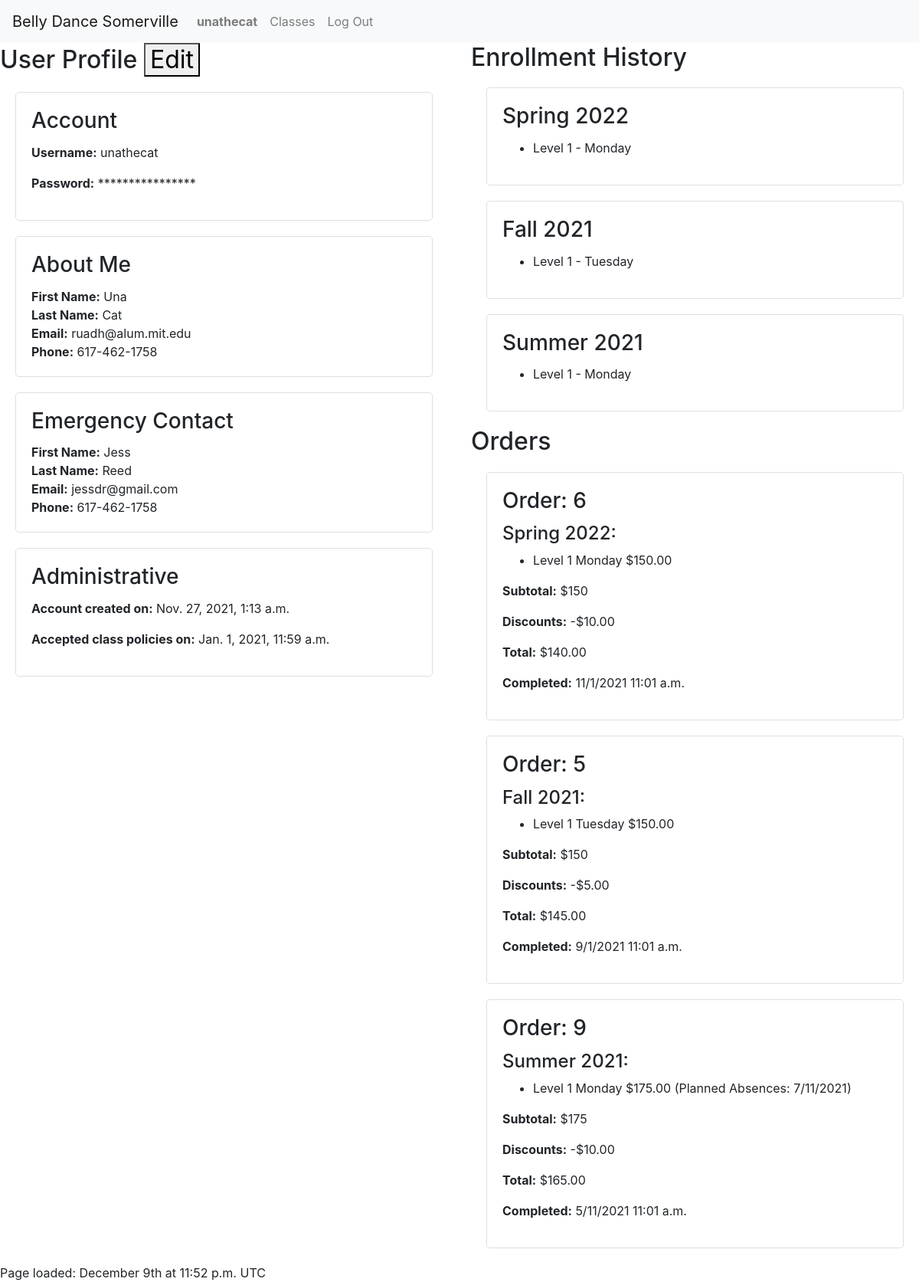
Screenshot of /users/32 (signed in) with the database file from the repository.
### enrollment/models.py (models this page shows, shortened)
class User(AbstractUser):
    timezone = models.CharField(max_length=32, choices=TIMEZONES,
                                default=settings.DEFAULT_TIMEZONE)
    first_name = models.CharField(max_length=128, null=False, blank=False)
    last_name = models.CharField(max_length=128, null=False, blank=False)
    email = models.EmailField(max_length=254, null=False, blank=False)
    phone = models.CharField(max_length=32, null=True, blank=True)
    emergency_first = models.CharField(max_length=128, null=True, blank=True)
    emergency_last = models.CharField(max_length=128, null=True, blank=True)
    emergency_email = models.EmailField(max_length=254, null=True, blank=True)
    emergency_phone = models.CharField(max_length=32, null=True, blank=True)
    accept_terms = models.DateTimeField(null=True, blank=True)
    contact_sheet_notes = models.CharField(max_length=2048, null=True, blank=True)
    @property
    def current_time(self):
        return timezone.now()

class Semester(models.Model):
    name = models.CharField(max_length=128, null=False, blank=False)
    start_date = models.DateField(null=False, blank=False)
    end_date = models.DateField(null=False, blank=False)
    registration_open = models.DateTimeField(null=False, blank=False)
    registration_close = models.DateTimeField(null=False, blank=False)
    recital_date = models.DateTimeField(null=True, blank=True)
    hide = models.BooleanField(default=True, null=True, blank=True)
    def __str__(self):
        return self.name

class LineItem(models.Model):
    order = models.ForeignKey(Order, on_delete=PROTECT,
                              null=False, blank=False, related_name='line_items')
    offering = models.ForeignKey(
        Offering, on_delete=PROTECT, null=False, blank=False, related_name='line_items')
    planned_absences = models.CharField(max_length=1024, null=True, blank=True)
    price = models.DecimalField(
        max_digits=6, decimal_places=2, null=False, blank=False)

class Offering(models.Model):
    course = models.ForeignKey(
        Course, on_delete=PROTECT, null=False, blank=False, related_name='offerings')
    semester = models.ForeignKey(
        Semester, on_delete=PROTECT, null=False, blank=False, related_name='offerings')
    location = models.ForeignKey(
        Location, on_delete=PROTECT, null=False, blank=False, related_name='offerings')
    price = models.DecimalField(
        max_digits=7, decimal_places=2, null=False, blank=False)
    weekday = models.IntegerField(
        choices=settings.WEEKDAYS, null=False, blank=False)
    start_time = models.TimeField(null=False, blank=False)
    end_time = models.TimeField(null=False, blank=False)
    timezone = models.CharField(max_length=32, choices=TIMEZONES,
                                default=settings.DEFAULT_TIMEZONE)
    start_date = models.DateField(null=False, blank=False)
    end_date = models.DateField(null=False, blank=False)
    backup_date = models.DateField(null=False, blank=False)
    capacity = models.IntegerField(null=False, blank=False)
    schedule_notes = models.CharField(max_length=2048, null=True, blank=True)
    notes = models.CharField(max_length=2048, null=True, blank=True)
    @property
    def weekday_name(self):
        return settings.WEEKDAYS[self.weekday][1]

class Course(models.Model):
    title = models.CharField(max_length=64, null=False, blank=False)
    subtitle = models.CharField(max_length=256, null=False, blank=False)
    description = models.TextField(max_length=4096, null=False, blank=False, help_text=settings.MARKDOWN_HELP_TEXT)
    requirements = models.CharField(max_length=256, null=False, blank=False)
    qualifications = models.CharField(max_length=1024, null=False, blank=False)

class Order(models.Model):
    student = models.ForeignKey(
        User, on_delete=PROTECT, null=False, blank=False, related_name='orders')
    discount = models.DecimalField(
        max_digits=8, decimal_places=2, null=True, blank=True)
    completed = models.DateTimeField(null=True, blank=True)
    @property
    def subtotal(self):
        try:
            amount = self.line_items.aggregate(Sum('price'))['price__sum']
        except Exception:
            return 0
        return 0 if amount == None else amount
    @property
    def total(self):
        return self.subtotal - self.discount if self.discount != None else self.subtotal

### enrollment/views.py (the view)
# urls.py: path('users/<int:id>', views.profile, name='profile'),
@login_required
@csrf_exempt
def profile(request, id):
    if request.method == 'PUT':
        try:
            user = User.objects.get(pk=id)
        except User.DoesNotExist:
            return JsonResponse({'error': 'User not found.'}, status=404)
        if request.user != user and not request.user.is_staff:
            return JsonResponse({'error': 'You are not authorized to edit this profile.'}, status=400)
        body = json.loads(request.body)
        for field in body:
            field_id = field
            field_value = body.get(field_id).strip()
            return JsonResponse({'error': f'First field name: {field_id} Value: {field_value}'}, status=200)
        return JsonResponse({'error': f'Success?'}, status=200)
    elif request.method == 'GET':
        if request.user.id == id or request.user.is_staff:
            try:
                profile = User.objects.get(id=id)
            except User.DoesNotExist:
                return render(request, 'enrollment/profile.html', {
                    'orders': None,
                    'message': f'User {id} not found.'
                })
            semesters = Semester.objects.filter(
                offerings__line_items__order__student=id, offerings__line_items__order__completed__isnull=False).order_by('-start_date').distinct()
            for semester in semesters:
                semester.enrollments = LineItem.objects.filter(order__student=id).filter(
                    offering__semester=semester).exclude(order__completed=None)
            orders = completed_orders(request, id).order_by('-completed')
            for order in orders:
                order.items = order.line_items.all()
            return render(request, 'enrollment/profile.html', {
                'orders': orders,
                'semesters': semesters,
                'profile': profile
            })
        else:
            return render(request, 'enrollment/profile.html', {
                'orders': None,
                'message': 'You may not view other users\' profiles'
            })
    else:
        return render(request, 'enrollment/profile.html', {
                'orders': None,
                'message': 'PUT or GET method required'
            })

### enrollment/context_processors.py (called while the page is built)
def global_settings(request):
    return {
    'DEFAULT_TIMEZONE': settings.DEFAULT_TIMEZONE,
    'DATE_TIME_FORMAT': settings.DATE_TIME_FORMAT,
    'DATE_TIME_TIMEZONE_FORMAT': settings.DATE_TIME_TIMEZONE_FORMAT,
    'SCHOOL_NAME': settings.SCHOOL_NAME,
    'SCHOOL_POLICIES': settings.SCHOOL_POLICIES,
    'NO_OFFERINGS': settings.NO_OFFERINGS,
    }

### enrollment/views.py (called while the page is built)
@login_required
def completed_orders(request, user):
    try:
        orders = Order.objects.filter(student=user).exclude(completed=None)
    except Order.DoesNotExist:
        return None
    return orders

### enrollment/templates/enrollment/profile.html (shortened to what this page needs)
{% extends "enrollment/layout.html" %}
{% block body %}
<div class="row">
    {% if profile %}
    <div id="profile-view" class="col-md">
        <h2>User Profile <button id="edit-profile-button" data-profile={{profile.id}}>Edit</button></h2>
        <div class="card">
            <div class="card-body">
                <h3 class="card-title">Account</h3>
                <p><span class="label">Username:</span> {{profile.username}}</p>
                <p><span class="label">Password:</span> ****************</p>
            </div>
        </div>
        <div class="card">
            <div class="card-body editable">
                <h3 class="card-title">About Me</h3>
                <div>
                    <span class="label">First Name:</span> <span class="value" id="first-name">{{profile.first_name}}</span>
                </div>
                <div>
                    <span class="label">Last Name:</span> <span class="value" id="last-name">{{profile.last_name}}</span>
                </div>
                <div>
                    <span class="label">Email:</span> <span class="value" id="email">{{profile.email}}</span>
                </div>
                <div>
                    <span class="label">Phone:</span> <span class="value" id="phone">{{profile.phone}}</span>
                </div>
            </div>
        </div>
        <div class="card">
            <div class="card-body editable">
                <h3 class="card-title">Emergency Contact</h3>
                <div>
                    <span class="label">First Name:</span> <span class="value" id="emergency-first">{{profile.emergency_first}}</span>
                </div>
                <div>
                    <span class="label">Last Name:</span> <span class="value" id="emergency-last">{{profile.emergency_last}}</span>
                </div>
                <div>
                    <span class="label">Email:</span> <span class="value" id="emergency-email">{{profile.emergency_email}}</span>
                </div>
                <div>
                    <span class="label">Phone:</span> <span class="value" id="emergency-phone">{{profile.emergency_phone}}</span>
                </div>
            </div>
        </div>
        <div class="card">
            <div class="card-body">
                <h3 class="card-title">Administrative</h3>
                <p><span class="label">Account created on:</span> {{profile.date_joined}}</p>
                <p><span class="label">Accepted class policies on:</span> {{profile.accept_terms}}</p>
            </div>
        </div>
    </div>
    {% endif %}
    <div class="col-md">
        {% if semesters %}
            <h2>Enrollment History</h2>
            {% for semester in semesters %}
                <div class="card">
                    <div class="card-body">
                        <h3 class="card-title">{{semester.name}}</h3>
                        <ul>
                            {% for enrollment in semester.enrollments %}
                                <li>{{enrollment.offering.course.title}} - {{enrollment.offering.weekday_name}} </li>
                            {% endfor %}
                        </ul>
                    </div>
                </div>
            {% endfor %}
        {% endif %}
        {% if orders %}
        <h2>Orders</h2>
        {% for order in orders %}
            <div class="card">
                <div class="card-body">
                    <h3 class="card-title">Order: {{order.id}}</h3>
                    <h4>{{order.items.0.offering.semester}}:</h4>
                    {% for item in order.items %}
                        <ul>
                            <li>{{item.offering.course.title}} {{item.offering.weekday_name}} ${{item.price}}
                                {% if item.planned_absences %}
                                    (Planned Absences:  {{item.planned_absences}})
                                {% endif %}
                            </li>
                        </ul>
                    {% endfor %}
                    <p><span class="label">Subtotal:</span> ${{order.subtotal}}</p>
                    <p><span class="label">Discounts:</span> -${{order.discount|default_if_none:"0.00"}}</p>
                    <p><span class="label">Total:</span> ${{order.total}}</p>
                    <p><span class="label">Completed:</span> {{order.completed|date:"n/j/Y g:i a"}}</p>
                </div>
            </div>
        {% endfor %}
        {% endif %}
    </div>
</div>
{% endblock %}

### enrollment/templates/enrollment/layout.html (shortened to what this page needs)
{% load static %}
{% load tz %}
<!DOCTYPE html>
<html lang="en">
<head>
    <link rel="stylesheet" href="https://stackpath.bootstrapcdn.com/bootstrap/4.4.1/css/bootstrap.min.css"
>
    <link href="{% static 'enrollment/styles.css' %}" rel="stylesheet">
</head>
<body>
    <nav class="navbar navbar-expand-lg navbar-light bg-light">
        <a class="navbar-brand" href="#">{{SCHOOL_NAME}}</a>
        <div>
            <ul class="navbar-nav mr-auto">
                {% if user.is_authenticated %}
                    <li class="nav-item">
                        <a class="nav-link" href="{% url 'profile' user.id %}"><strong>{{user.username}}</strong></a>
                    </li>
                {% endif %}
                    <li class="nav-item">
                        <a class="nav-link" href="{% url 'index' %}">Classes</a>
                    </li>
                {% if user.is_authenticated %}
                    <li class="nav-item">
                        <a class="nav-link" href="{% url 'logout' %}">Log Out</a>
                    </li>
                {% endif %}
            </ul>
        </div>
    </nav>
    {% block body %}
    {% endblock %}
    <footer>
        Page loaded:  {{user.current_time|date:DATE_TIME_TIMEZONE_FORMAT}}
    </footer>
</body>
</html>

### enrollment/static/enrollment/styles.css (style rules this page uses)
.label { font-weight: bold; }
.card { margin: 20px; border-radius: 5px; }

### rows the page displays
User: username "unathecat", first_name "Una", last_name "Cat", email "ruadh@alum.mit.edu", phone "617-462-1758", emergency_first "Jess", emergency_last "Reed", emergency_email "jessdr@gmail.com", emergency_phone "617-462-1758", date_joined "Nov. 27, 2021, 1:13 a.m.", accept_terms "Jan. 1, 2021, 11:59 a.m.", current_time "December 9th at 11:52 p.m. UTC"
Semester: name "Spring 2022"
LineItem: offering.course "Level 1", offering.weekday_name "Monday", price "150.00"
Semester: name "Fall 2021"
LineItem: offering.course "Level 1", offering.weekday_name "Tuesday", price "150.00"
Semester: name "Summer 2021"
LineItem: offering.course "Level 1", offering.weekday_name "Monday", price "175.00", planned_absences "7/11/2021"
Order: id "6", items.0.offering.semester "Spring 2022", subtotal "150", discount "10.00", total "140.00", completed "11/1/2021 11:01 a.m."
Order: id "5", items.0.offering.semester "Fall 2021", subtotal "150", discount "5.00", total "145.00", completed "9/1/2021 11:01 a.m."
Order: id "9", items.0.offering.semester "Summer 2021", subtotal "175", discount "10.00", total "165.00", completed "5/11/2021 11:01 a.m."

### other values shown
{{ SCHOOL_NAME }} "Belly Dance Somerville"
